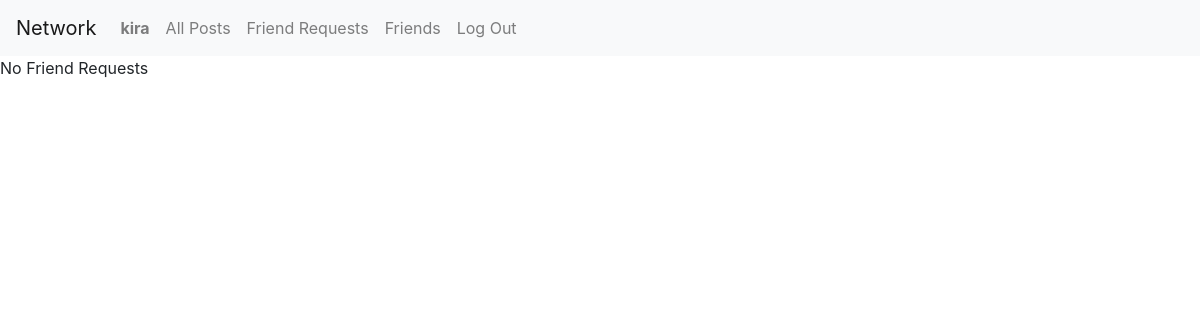
/friend_requests (signed in), run on an earlier commit of the app's database.
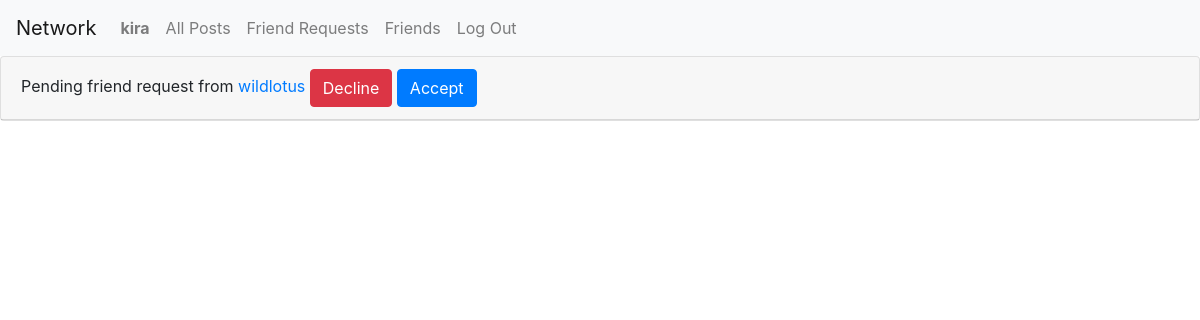
And on a later commit of the database.
### network/models.py (models this page shows)
class FriendRequest(models.Model):
    from_user = models.ForeignKey(User, related_name="from_user", on_delete=models.CASCADE)
    to_user = models.ForeignKey(User, related_name="to_user", on_delete=models.CASCADE)
    active = models.BooleanField(default=True)
    class Meta:
        constraints = [
            models.UniqueConstraint(
                name="%(app_label)s_%(class)s_unique_relationships",
                fields=["from_user", "to_user"]
            ),
            models.CheckConstraint(
                name="%(app_label)s_%(class)s_prevent_self_friending",
                check=~models.Q(from_user=models.F("to_user")),
            ),
        ]

class User(AbstractUser):
    pass

### network/views.py (the view)
# urls.py: path("friend_requests", views.friend_requests, name="friend_requests"),
def friend_requests(request):
    friend_requests = FriendRequest.objects.filter(to_user=request.user, active=True)
    return render(request, "network/friend_requests.html", {
        "friend_requests": friend_requests
    })

### network/templates/network/friend_requests.html (shortened to what this page needs)
{% extends "network/layout.html" %} {% load static %}
{% block body %}
    {% for friend_request in friend_requests %}
        <div class="card">
            <div class="card-header" id="friend_request_header_{{friend_request.id}}">
                <div>
                    Pending friend request from <a href="{% url 'profile' friend_request.from_user.id %}">{{ friend_request.from_user }}</a>
                    <button type="button" class="btn btn-danger text-right" id="decline_friend_request_button" data-friend_request_id="{{ friend_request.id }}">Decline</button>
                    <button type="button" class="btn btn-primary text-right" id="accept_friend_request_button" data-friend_request_id="{{ friend_request.id }}">Accept</button>
                </div>
            </div>
        </div>
        {% empty %}
            <div>No Friend Requests</div>
    {% endfor %}
{% endblock %}

What changed in the data, as far as the page shows it:
added FriendRequest: from_user "wildlotus"
Also different on the page:
text no longer shown: "No Friend Requests"
